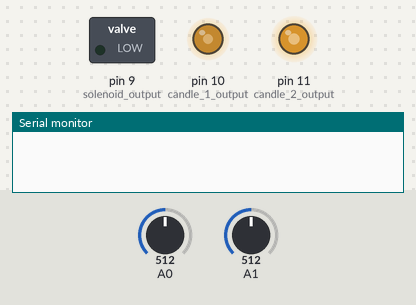
The sketch below on a simulated Arduino Uno, built with avr-gcc and run on an emulated ATmega328P. Shown: switched loads named in the sketch (green lamp = pin HIGH), output pins drawn as LEDs (lit = HIGH), the last lines printed to the serial monitor. The test bench sets the inputs (shaded band); at power-on: A0 = 512, A1 = 512. Random numbers use the default seed unless the sketch sets one.

Above: at 1.29 s.
1.3 s: A0 set to 21
At 4.23 s:
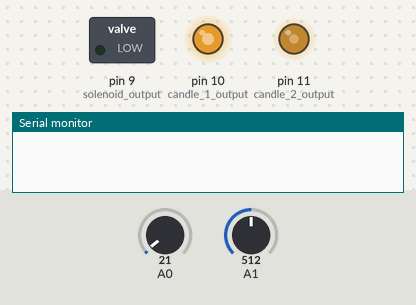
4.3 s: A0 set to 17
At 5.5 s:
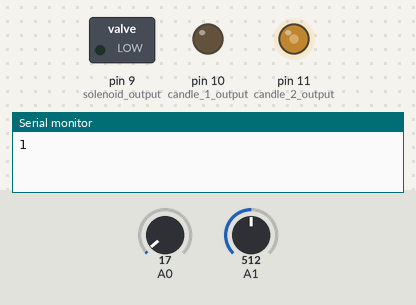
5.8 s: A0 set to 66
7.3 s: A0 set to 73
At 9.8 s:
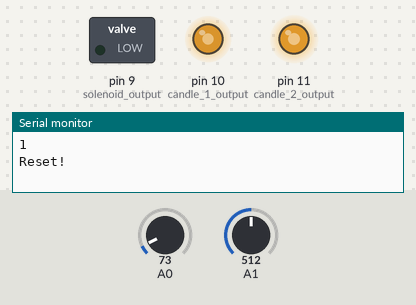
10.3 s: A1 set to 22
At 12.85 s:
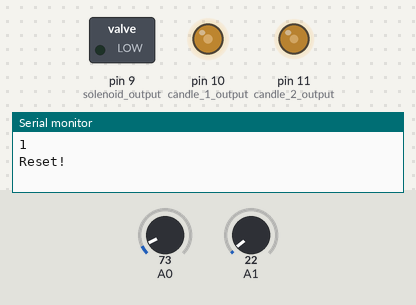
13.3 s: A1 set to 17
Timing chart, 0 to 15.8 s (numbered marks = the images above; inputs shaded):
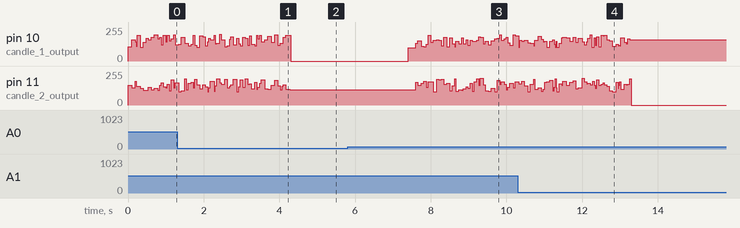

The sketch:

microphone-code.ino
```cpp
const byte code[] = {1,1,2,1,1,2};

int index = 0;
bool solved = true;

void setup() {
  pinMode(9,OUTPUT); // solenoid output
  pinMode(10,OUTPUT); // candle 1 output
  pinMode(11,OUTPUT); // candle 2 output
  digitalWrite(10,HIGH);
  digitalWrite(11,HIGH);

  Serial.begin(9600);
}

long lastpressed = 0;
bool needsreset = false;
long flickertimer = 0;

void loop() {
  bool pressed = false;
  //Serial.print(analogRead(0));Serial.print(" ");Serial.println(analogRead(1));

  if (analogRead(0) < 20) {
    if (code[index] != 1) {
      solved = false;
    }
    pressed = true;
    Serial.println("1");
    digitalWrite(10,LOW);

    while (analogRead(0) < 70) {}
    delay(100);
    analogWrite(10,100);
  } else if (analogRead(1) < 20) {
    if (code[index] != 2) {
      solved = false;
    }
    pressed = true;
    Serial.println("2");
    digitalWrite(11,LOW);

    while (analogRead(1) < 70) {}
    delay(100);
    analogWrite(11,100);
  }

  if (pressed) {
    needsreset = true;
    lastpressed = millis();
    delay(200);
    index++;
    if (index == 6) {
      needsreset = false;
      if (solved) {
        Serial.println("Solved!");
        digitalWrite(9,HIGH);
        digitalWrite(10,LOW);
        digitalWrite(11,LOW);
        delay(60000);
        digitalWrite(9,LOW);
      } else {
        Serial.println("Nope!");
        digitalWrite(10,HIGH);
        digitalWrite(11,HIGH);
        delay(1000);
      }
      index = 0;
      solved = true;
    }
  }

  if (lastpressed > millis()) lastpressed = millis();

  if (needsreset && millis() - lastpressed > 1000) {
    index = 0;
    solved = true;

    Serial.println("Reset!");
    needsreset = false;
  }

  if (millis() > flickertimer) {
    analogWrite(10,random(100,200));
    analogWrite(11,random(100,200));
    flickertimer = millis() + random(20,100);
  }
}
```

Measured:
- the behaviour switches between 20 and 19 on A0 (found by bisection; images 1 and 2)
- the behaviour switches between 69 and 70 on A0 (found by bisection; images 2 and 3)
- after the input at 5.8 s, every drawn part: stays the same
